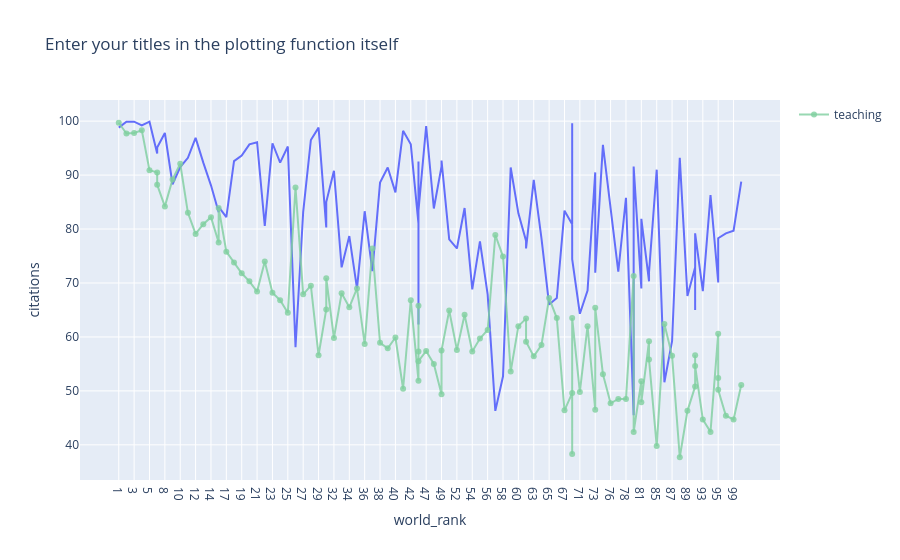

The notebook cell this image was saved under:
### Markdown cell above
### Plotly express, `px`
Plotly express, `px`, is a higher-level API that allows us to quickly create interactive plots. It requires minimal code compare to Plotly Graph Objects (go), which is more verbose but enables us to have more customization.

### Code cell
# Plotly express way
configure_plotly_browser_state()

## Static plot
line_plot = px.line(df,
                    x="world_rank",
                    y="citations",
                    hover_data="university_name",
                    title="Enter your titles in the plotting function itself")

trace2 = go.Scatter(
                    x = <df.colname>,
                    y = <df.colname2>,
                    mode = "lines+markers",
                    name = <colname>,
                    marker = dict(color = 'rgba(127, 207, 159, 0.8)'),
                    text= df.university_name)

### Add the trace to line_plot

### Figure 1 — Plotly figure (JSON) as saved in the notebook; plotly's stock layout.template omitted (floating-point values rounded to 4 significant figures)
{"data": [{"customdata": [["Harvard University"], ["California Institute of Technology"], ["Massachusetts Institute of Technology"], ["Stanford University"], ["Princeton University"], ["University of Cambridge"], ["University of Oxford"], ["University of California, Berkeley"], ["Imperial College London"], ["Yale University"], ["University of California, Los Angeles"], ["University of Chicago"], ["Johns Hopkins University"], ["Cornell University"], ["ETH Zurich – Swiss Federal Institute of Technology Zurich"], ["University of Michigan"], ["University of Toronto"], ["Columbia University"], ["University of Pennsylvania"], ["Carnegie Mellon University"], ["University of Hong Kong"], ["University College London"], ["University of Washington"], ["Duke University"], ["Northwestern University"], ["University of Tokyo"], ["Georgia Institute of Technology"], ["Pohang University of Science and Technology"], ["University of California, Santa Barbara"], ["University of British Columbia"], ["University of North Carolina at Chapel Hill"], ["University of California, San Diego"], ["University of Illinois at Urbana-Champaign"], ["National University of Singapore"], ["McGill University"], ["University of Melbourne"], ["Peking University"], ["Washington University in St Louis"], ["École Polytechnique"], ["University of Edinburgh"], ["Hong Kong University of Science and Technology"], ["École Normale Supérieure"], ["Australian National University"], ["Karolinska Institute"], ["University of Göttingen"], ["University of Wisconsin"], ["Rice University"], ["École Polytechnique Fédérale de Lausanne"], ["University of California, Irvine"], ["University of Science and Technology of China"], ["Vanderbilt University"], ["University of Minnesota"], ["Tufts University"], ["University of California, Davis"], ["Brown University"], ["University of Massachusetts"], ["Kyoto University"], ["Tsinghua University"], ["Boston University"], ["New York University"], ["Emory University"], ["LMU Munich"], ["University of Notre Dame"], ["University of Pittsburgh"], ["Case Western Reserve University"], ["Ohio State University"], ["University of Colorado Boulder"], ["University of Bristol"], ["University of California, Santa Cruz"], ["Yeshiva University"], ["University of Sydney"], ["University of Virginia"], ["University of Adelaide"], ["University of Southern California"], ["William & Mary"], ["Trinity College Dublin"], ["King’s College London"], ["Stony Brook University"], ["Korea Advanced Institute of Science and Technology (KAIST)"], ["University of Sussex"], ["The University of Queensland"], ["University of York"], ["Heidelberg University"], ["University of Utah"], ["Durham University"], ["London School of Economics and Political Science"], ["University of Manchester"], ["Royal Holloway, University of London"], ["Lund University"], ["University of Southampton"], ["University of Zurich"], ["Wake Forest University"], ["McMaster University"], ["University College Dublin"], ["George Washington University"], ["University of Arizona"], ["University of Basel"], ["University of Maryland, College Park"], ["Dartmouth College"], ["École Normale Supérieure de Lyon"]], "hovertemplate": "world_rank=%{x}<br>citations=%{y}<br>university_name=%{customdata[0]}<extra></extra>", "legendgroup": "", "line": {"color": "#636efa", "dash": "solid"}, "marker": {"symbol": "circle"}, "mode": "lines", "name": "", "orientation": "v", "showlegend": false, "x": ["1", "2", "3", "4", "5", "6", "6", "8", "9", "10", "11", "12", "13", "14", "15", "15", "17", "18", "19", "20", "21", "22", "23", "24", "25", "26", "27", "28", "29", "30", "30", "32", "33", "34", "35", "36", "37", "38", "39", "40", "41", "42", "43", "43", "43", "43", "47", "48", "49", "49", "51", "52", "53", "54", "55", "56", "57", "58", "59", "60", "61", "61", "63", "64", "65", "66", "67", "68", "68", "68", "71", "72", "73", "73", "75", "76", "77", "78", "79", "79", "81", "81", "83", "83", "85", "86", "87", "88", "89", "90", "90", "90", "93", "94", "95", "95", "95", "98", "99", "100"], "xaxis": "x", "y": [98.8, 99.9, 99.9, 99.2, 99.9, 94, 95.1, 97.8, 88.3, 91.5, 93.2, 96.9, 92.3, 88.1, 83.1, 84.1, 82.2, 92.6, 93.6, 95.7, 96.1, 80.6, 95.9, 92.3, 95.3, 58.1, 83.2, 96.5, 98.8, 80.3, 85, 90.8, 72.9, 78.7, 69, 83.3, 72.2, 88.6, 91.4, 86.8, 98.2, 95.7, 81, 62.3, 92.5, 83.4, 99.1, 83.8, 91.6, 92.7, 78.1, 76.4, 83.9, 68.8, 77.7, 67.9, 46.3, 52.7, 91.4, 82.9, 77.8, 76.4, 89.1, 78.3, 66, 67.2, 83.4, 80.9, 99.6, 74.4, 64.3, 68.6, 90.5, 71.9, 95.6, 84.4, 72.1, 85.8, 45.5, 91.6, 69, 81.9, 70.3, 72, 91, 51.6, 59.2, 93.2, 67.6, 72.9, 65, 79.2, 68.5, 86.3, 70.2, 70.1, 78.3, 79.2, 79.7, 88.8], "yaxis": "y", "type": "scatter"}, {"marker": {"color": "rgba(127, 207, 159, 0.8)"}, "mode": "lines+markers", "name": "teaching", "text": ["Harvard University", "California Institute of Technology", "Massachusetts Institute of Technology", "Stanford University", "Princeton University", "University of Cambridge", "University of Oxford", "University of California, Berkeley", "Imperial College London", "Yale University", "University of California, Los Angeles", "University of Chicago", "Johns Hopkins University", "Cornell University", "ETH Zurich – Swiss Federal Institute of Technology Zurich", "University of Michigan", "University of Toronto", "Columbia University", "University of Pennsylvania", "Carnegie Mellon University", "University of Hong Kong", "University College London", "University of Washington", "Duke University", "Northwestern University", "University of Tokyo", "Georgia Institute of Technology", "Pohang University of Science and Technology", "University of California, Santa Barbara", "University of British Columbia", "University of North Carolina at Chapel Hill", "University of California, San Diego", "University of Illinois at Urbana-Champaign", "National University of Singapore", "McGill University", "University of Melbourne", "Peking University", "Washington University in St Louis", "École Polytechnique", "University of Edinburgh", "Hong Kong University of Science and Technology", "École Normale Supérieure", "Australian National University", "Karolinska Institute", "University of Göttingen", "University of Wisconsin", "Rice University", "École Polytechnique Fédérale de Lausanne", "University of California, Irvine", "University of Science and Technology of China", "Vanderbilt University", "University of Minnesota", "Tufts University", "University of California, Davis", "Brown University", "University of Massachusetts", "Kyoto University", "Tsinghua University", "Boston University", "New York University", "Emory University", "LMU Munich", "University of Notre Dame", "University of Pittsburgh", "Case Western Reserve University", "Ohio State University", "University of Colorado Boulder", "University of Bristol", "University of California, Santa Cruz", "Yeshiva University", "University of Sydney", "University of Virginia", "University of Adelaide", "University of Southern California", "William & Mary", "Trinity College Dublin", "King’s College London", "Stony Brook University", "Korea Advanced Institute of Science and Technology (KAIST)", "University of Sussex", "The University of Queensland", "University of York", "Heidelberg University", "University of Utah", "Durham University", "London School of Economics and Political Science", "University of Manchester", "Royal Holloway, University of London", "Lund University", "University of Southampton", "University of Zurich", "Wake Forest University", "McMaster University", "University College Dublin", "George Washington University", "University of Arizona", "University of Basel", "University of Maryland, College Park", "Dartmouth College", "École Normale Supérieure de Lyon"], "x": ["1", "2", "3", "4", "5", "6", "6", "8", "9", "10", "11", "12", "13", "14", "15", "15", "17", "18", "19", "20", "21", "22", "23", "24", "25", "26", "27", "28", "29", "30", "30", "32", "33", "34", "35", "36", "37", "38", "39", "40", "41", "42", "43", "43", "43", "43", "47", "48", "49", "49", "51", "52", "53", "54", "55", "56", "57", "58", "59", "60", "61", "61", "63", "64", "65", "66", "67", "68", "68", "68", "71", "72", "73", "73", "75", "76", "77", "78", "79", "79", "81", "81", "83", "83", "85", "86", "87", "88", "89", "90", "90", "90", "93", "94", "95", "95", "95", "98", "99", "100"], "y": [99.7, 97.7, 97.8, 98.3, 90.9, 90.5, 88.2, 84.2, 89.2, 92.1, 83, 79.1, 80.9, 82.2, 77.5, 83.9, 75.8, 73.8, 71.8, 70.3, 68.4, 74, 68.2, 66.8, 64.5, 87.7, 67.9, 69.5, 56.6, 65.1, 70.9, 59.8, 68.1, 65.5, 69, 58.7, 76.4, 58.9, 57.9, 59.9, 50.4, 66.8, 51.9, 65.8, 57.3, 55.5, 57.4, 55, 49.4, 57.5, 64.9, 57.6, 64.1, 57.3, 59.7, 61.3, 78.9, 74.9, 53.6, 62, 63.4, 59.1, 56.4, 58.5, 67.2, 63.5, 46.4, 49.6, 38.3, 63.5, 49.8, 62, 46.5, 65.4, 53.1, 47.7, 48.5, 48.5, 71.3, 42.4, 51.8, 47.9, 59.2, 55.8, 39.8, 62.4, 56.5, 37.7, 46.3, 50.8, 56.6, 54.6, 44.7, 42.4, 60.6, 52.4, 50.2, 45.4, 44.7, 51.1], "type": "scatter"}], "layout": {"xaxis": {"anchor": "y", "domain": [0, 1], "title": {"text": "world_rank"}}, "yaxis": {"anchor": "x", "domain": [0, 1], "title": {"text": "citations"}}, "legend": {"tracegroupgap": 0}, "title": {"text": "Enter your titles in the plotting function itself"}}}
